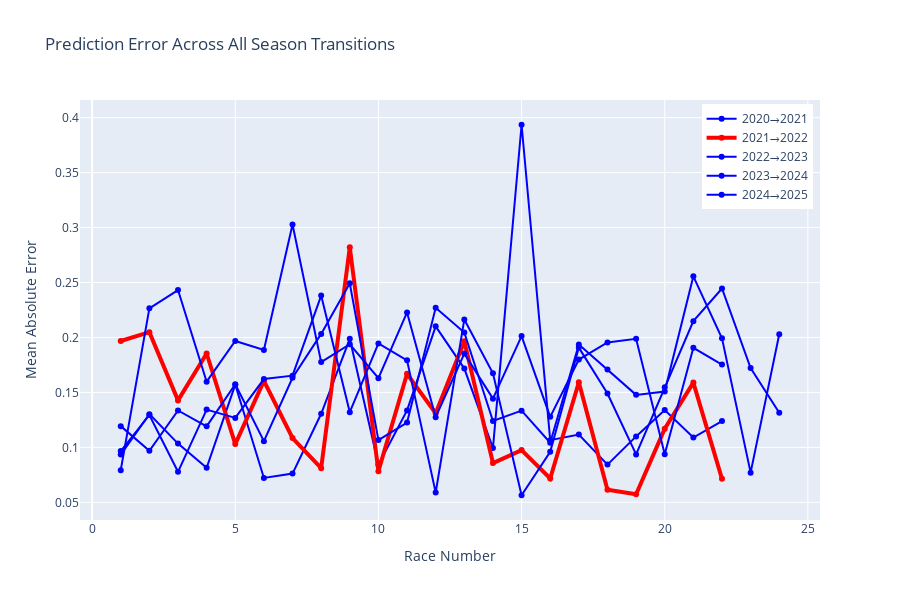

Write notebook code for a chart like this one.
### Markdown cell above
## Visualization: MAE by Season Type

### Code cell
fig1 = go.Figure()

# Plot MAE for each transition
for prior_year, pred_year, trans_type in SEASON_TRANSITIONS:
    transition_key = f"{prior_year}_{pred_year}"
    data = all_validation_results['transitions'][transition_key]
    
    if not data['races']:
        continue
    
    race_maes = [r['mae'] for r in data['races']]
    weeks = list(range(1, len(race_maes) + 1))
    
    color = 'red' if trans_type == 'regulation_change' else 'blue'
    width = 4 if trans_type == 'regulation_change' else 2
    
    fig1.add_trace(go.Scatter(
        x=weeks,
        y=race_maes,
        mode='lines+markers',
        name=f"{prior_year}→{pred_year}",
        line=dict(color=color, width=width),
        hovertemplate='Week %{x}<br>MAE: %{y:.3f}'
    ))

fig1.update_layout(
    title='Prediction Error Across All Season Transitions',
    xaxis_title='Race Number',
    yaxis_title='Mean Absolute Error',
    hovermode='x unified',
    height=600,
    legend=dict(yanchor="top", y=0.99, xanchor="right", x=0.99)
)

fig1.show()
fig1.write_html(OUTPUT_DIR / 'mae_all_seasons.html')
print("✅ Saved: mae_all_seasons.html")

### Figure 1 — Plotly figure (JSON) as saved in the notebook; plotly's stock layout.template omitted (floating-point values rounded to 4 significant figures)
{"data": [{"hovertemplate": "Week %{x}<br>MAE: %{y:.3f}", "line": {"color": "blue", "width": 2}, "mode": "lines+markers", "name": "2020→2021", "type": "scatter", "x": [1, 2, 3, 4, 5, 6, 7, 8, 9, 10, 11, 12, 13, 14, 15, 16, 17, 18, 19, 20, 21, 22], "y": [0.0934, 0.1302, 0.1034, 0.08144, 0.157, 0.07213, 0.07612, 0.1306, 0.1988, 0.08411, 0.1336, 0.2101, 0.1717, 0.09934, 0.3935, 0.1066, 0.1117, 0.08432, 0.11, 0.1339, 0.1089, 0.1239]}, {"hovertemplate": "Week %{x}<br>MAE: %{y:.3f}", "line": {"color": "red", "width": 4}, "mode": "lines+markers", "name": "2021→2022", "type": "scatter", "x": [1, 2, 3, 4, 5, 6, 7, 8, 9, 10, 11, 12, 13, 14, 15, 16, 17, 18, 19, 20, 21, 22], "y": [0.1968, 0.2048, 0.1427, 0.1854, 0.103, 0.1605, 0.1085, 0.08104, 0.282, 0.07835, 0.1669, 0.1311, 0.1965, 0.0857, 0.09753, 0.0717, 0.1592, 0.06137, 0.05738, 0.117, 0.1589, 0.07137]}, {"hovertemplate": "Week %{x}<br>MAE: %{y:.3f}", "line": {"color": "blue", "width": 2}, "mode": "lines+markers", "name": "2022→2023", "type": "scatter", "x": [1, 2, 3, 4, 5, 6, 7, 8, 9, 10, 11, 12, 13, 14, 15, 16, 17, 18, 19, 20, 21, 22], "y": [0.07925, 0.2265, 0.2431, 0.1598, 0.1968, 0.1886, 0.3028, 0.1776, 0.1938, 0.1629, 0.2228, 0.1275, 0.1853, 0.1443, 0.2013, 0.1277, 0.1799, 0.1955, 0.1988, 0.09374, 0.1906, 0.1754]}, {"hovertemplate": "Week %{x}<br>MAE: %{y:.3f}", "line": {"color": "blue", "width": 2}, "mode": "lines+markers", "name": "2023→2024", "type": "scatter", "x": [1, 2, 3, 4, 5, 6, 7, 8, 9, 10, 11, 12, 13, 14, 15, 16, 17, 18, 19, 20, 21, 22, 23, 24], "y": [0.1193, 0.09689, 0.1336, 0.1191, 0.1574, 0.1056, 0.1634, 0.2032, 0.2492, 0.1066, 0.1226, 0.227, 0.2045, 0.1239, 0.1334, 0.1042, 0.1936, 0.1709, 0.1478, 0.1508, 0.2556, 0.1992, 0.07701, 0.2029]}, {"hovertemplate": "Week %{x}<br>MAE: %{y:.3f}", "line": {"color": "blue", "width": 2}, "mode": "lines+markers", "name": "2024→2025", "type": "scatter", "x": [1, 2, 3, 4, 5, 6, 7, 8, 9, 10, 11, 12, 13, 14, 15, 16, 17, 18, 19, 20, 21, 22, 23, 24], "y": [0.09664, 0.1295, 0.07774, 0.1344, 0.1268, 0.1622, 0.1652, 0.2381, 0.132, 0.1946, 0.1792, 0.05883, 0.2164, 0.1674, 0.05642, 0.09595, 0.1908, 0.149, 0.09361, 0.1547, 0.2149, 0.2445, 0.1722, 0.1315]}], "layout": {"height": 600, "hovermode": "x unified", "legend": {"x": 0.99, "xanchor": "right", "y": 0.99, "yanchor": "top"}, "title": {"text": "Prediction Error Across All Season Transitions"}, "xaxis": {"title": {"text": "Race Number"}}, "yaxis": {"title": {"text": "Mean Absolute Error"}}}}
